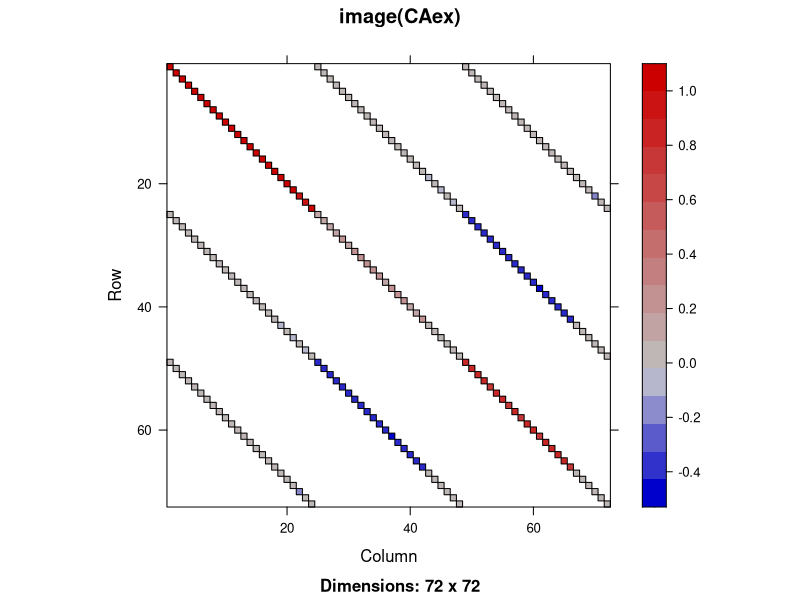
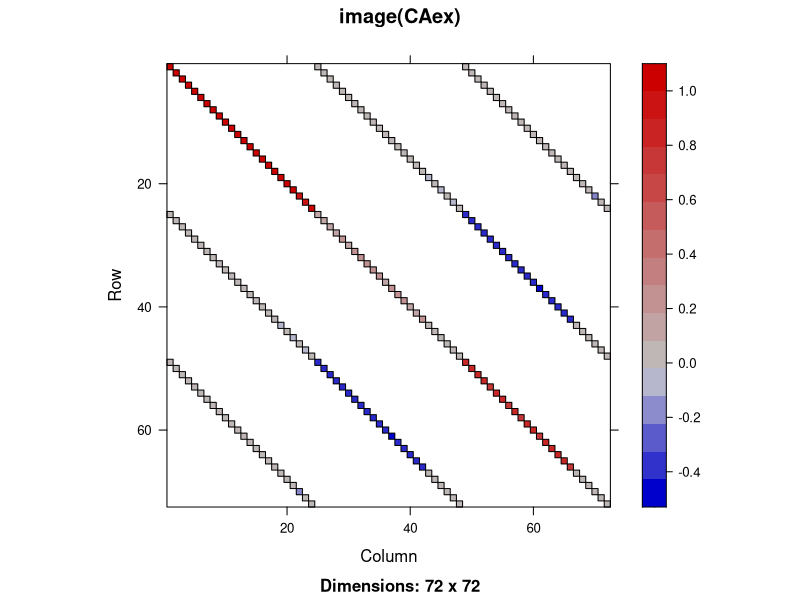
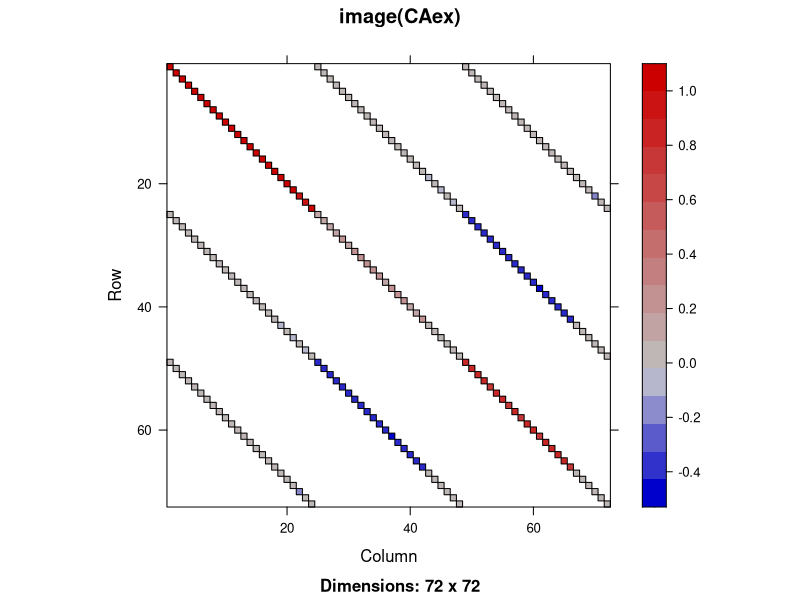
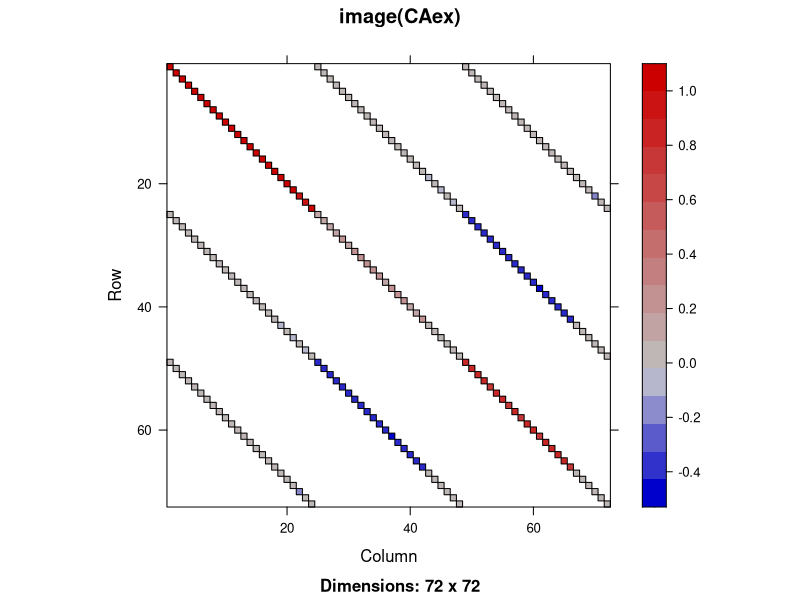
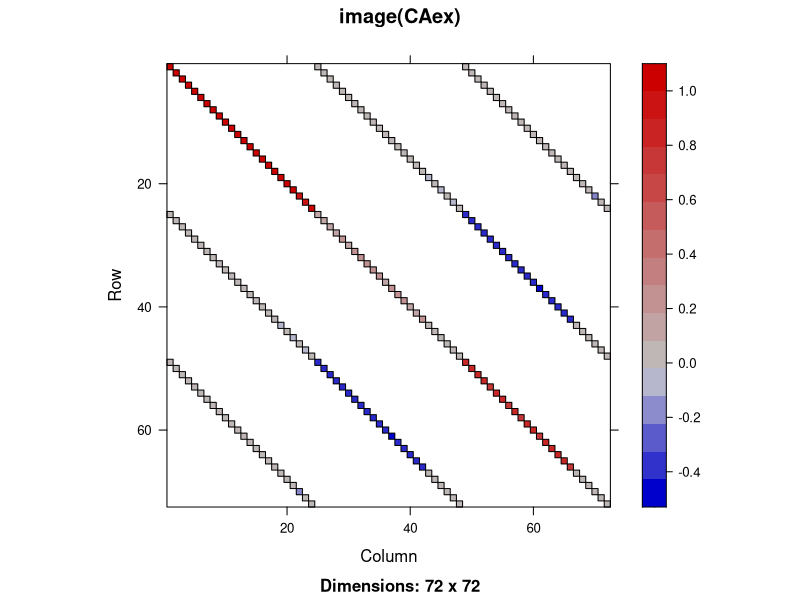
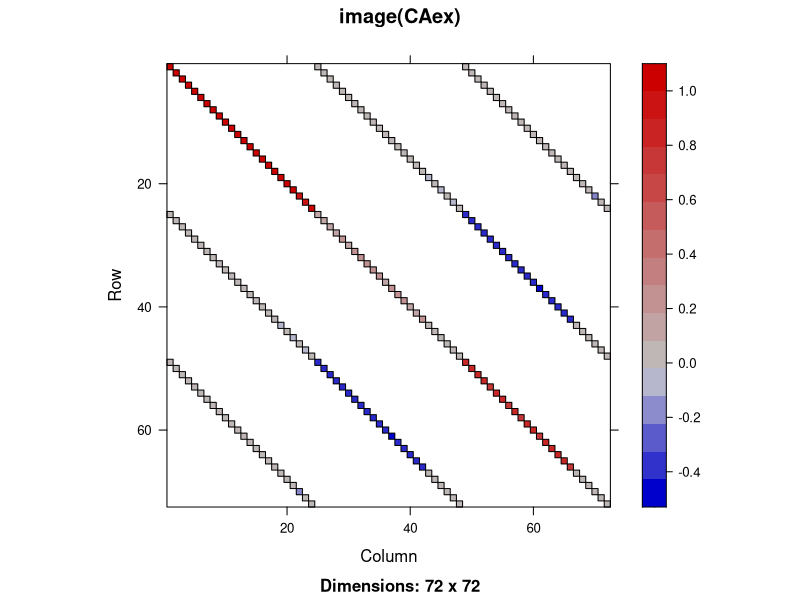
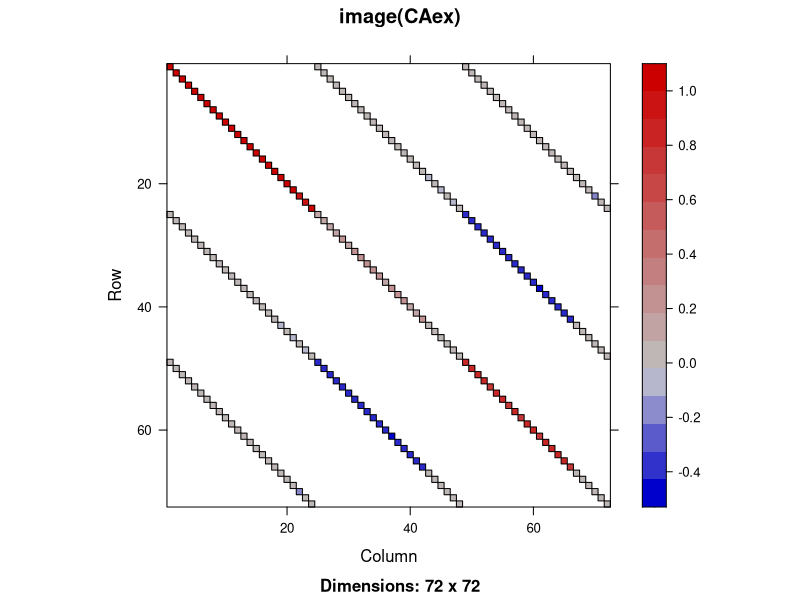
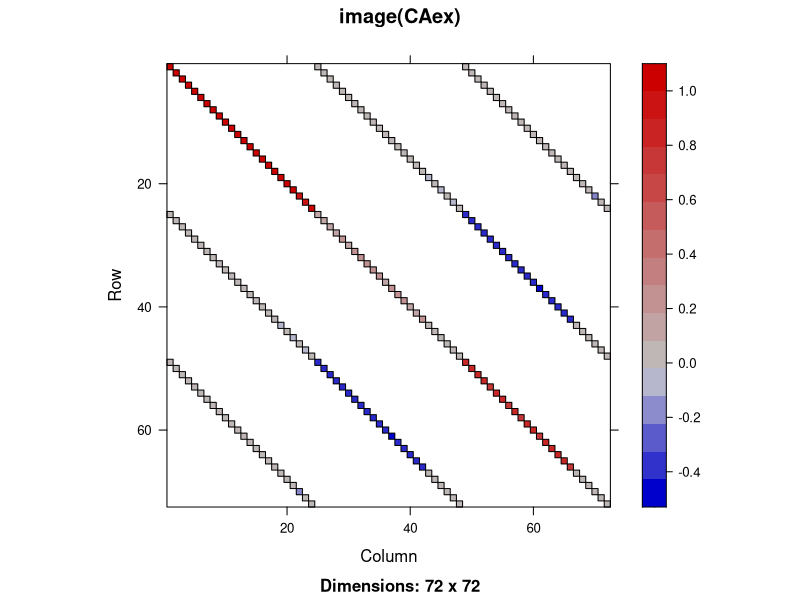

Generate these figures, in order, with R:

Rprof("my_profile.out", interval = 0.01)
    for(i in 1:500) {
    ### R code from vignette source 'Intro2Matrix.Rnw'

###################################################
### code chunk number 1: preliminaries
###################################################
options(width=75)
library(utils) # for R_DEFAULT_PACKAGES=NULL


###################################################
### code chunk number 2: ex1
###################################################
library(Matrix)

M <- Matrix(10 + 1:28, 4, 7)
M
tM <- t(M)


###################################################
### code chunk number 3: ex2
###################################################
(M2 <- cbind(-1, M))
M[2, 1]
M[4, ]


###################################################
### code chunk number 4: set0
###################################################
M2[, c(2,4:6)] <- 0
M2[2, ] <- 0
M2 <- rbind(0, M2, 0)
M2[1:2,2] <- M2[3,4:5] <- NA


###################################################
### code chunk number 5: asSparse
###################################################
sM <- as(M2, "sparseMatrix")
10 * sM
identical(sM * 2, sM + sM)
is(sM / 10  +  M2 %/% 2, "sparseMatrix")


###################################################
### code chunk number 6: add1
###################################################
sM + 10


###################################################
### code chunk number 7: Comp1
###################################################
Mg2 <- (sM > 2)
Mg2


###################################################
### code chunk number 8: str_mat
###################################################
str(Mg2)
summary(Mg2)


###################################################
### code chunk number 9: drop0
###################################################
Mg2 <- drop0(Mg2)
str(Mg2@x) # length 13, was 16


###################################################
### code chunk number 10: image
###################################################
data(CAex, package = "Matrix")
print(image(CAex, main = "image(CAex)")) # print(.) needed for Sweave


###################################################
### code chunk number 11: sub_logi
###################################################
sM[sM > 2]
sml <- sM[sM <= 2]
sml


###################################################
### code chunk number 12: Tsparse-class
###################################################
getClass("TsparseMatrix") # (i,j, Dim, Dimnames) slots are common to all
getClass("dgTMatrix")


###################################################
### code chunk number 13: sessionInfo
###################################################
toLatex(sessionInfo())


    }

Rprof(NULL)